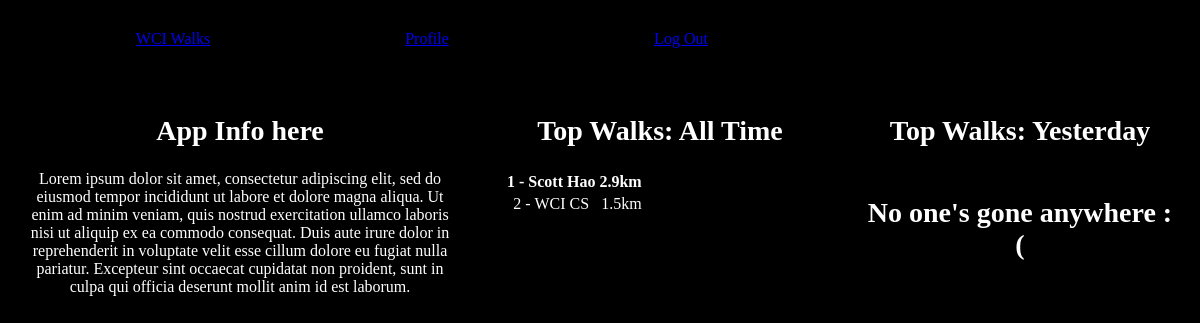
/ (signed in), run on the app's committed database.
### tables this page shows
CREATE TABLE users (
    id TEXT PRIMARY KEY,
    email TEXT UNIQUE NOT NULL,
    username TEXT NOT NULL,
    distance INTEGER NOT NULL,
    active TINYINT DEFAULT 1
);

### application/controllers/index.py (the view)
@bp.route('/', methods=('GET',))
def home():
    db = database.get_db()
    total = db.execute(
        'SELECT * FROM total'
    ).fetchone()
    return render_template(
        'index.html',
        alltimeleaderboard=get_all_time_leaderboard(),
        yesterdayleaderboard=get_day_leaderboard(datetime.date.today()-datetime.timedelta(days=1)),
        total=total
    )

### application/models/database.py (called while the page is built)
def get_db():
    if 'db' not in g:
        g.db = sqlite3.connect(
            current_app.config['DB'], detect_types=sqlite3.PARSE_DECLTYPES
        )
        g.db.row_factory = sqlite3.Row
    return g.db

def teardown_db(err=None):
    db = g.pop('db', None)
    if db is not None:
        db.close()

### application/models/user.py (called while the page is built)
@login_manager.user_loader
def load_user(userid):
    db = database.get_db()
    user = db.execute(
        'SELECT * FROM users WHERE id=?', (userid,)
    ).fetchone()
    if not user:
        return None
    return User(
        user['id'],
        user['email'],
        user['username'],
        user['distance'],
        user['active']
    )

### application/templates/utils.py (called while the page is built)
def get_all_time_leaderboard():
    db = database.get_db()
    userdistances = db.execute(
        "SELECT username, distance FROM users;"
    ).fetchall()
    userdistances.sort(key=lambda user: user[1], reverse=True)
    return userdistances[:15]

def get_day_leaderboard(date):
    db = database.get_db()
    userdistances = db.execute(
        "SELECT username, distance FROM walks WHERE walkdate=?;", (date,)
    ).fetchall()
    userdistances.sort(key=lambda user: user[1], reverse=True)
    return userdistances[:10]

### application/templates/index.html
{% extends "utils/layout.html" %}
{% block body %}
    <div class='columns'>
        <div class="column appinfo">
            <h2>App Info here</h2>
            <p>Lorem ipsum dolor sit amet,
                consectetur adipiscing elit,
                sed do eiusmod tempor incididunt
                ut labore et dolore magna aliqua.
                Ut enim ad minim veniam, quis
                nostrud exercitation ullamco
                laboris nisi ut aliquip ex ea
                commodo consequat. Duis aute irure
                dolor in reprehenderit in
                voluptate velit esse cillum dolore
                eu fugiat nulla pariatur.
                Excepteur sint occaecat cupidatat
                non proident, sunt in culpa qui
                officia deserunt mollit anim id
                est laborum.</p>
        </div>
        <div class="column leaderboard">
            <h2>Top Walks: All Time</h2>
            <table>
                {% if alltimeleaderboard|length > 0 and alltimeleaderboard[0][1] > 0 %}
                    <tr class="bold"><td>1 - {{alltimeleaderboard[0][0]}}</td><td class="d">{{alltimeleaderboard[0][1]}}km</td></tr>
                    {% for i in range(1, [alltimeleaderboard|length, 21] | min) %}
                        {% if alltimeleaderboard[i][1]>0 %}<tr><td>{{i+1}} - {{alltimeleaderboard[i][0]}}</td><td class="d">{{alltimeleaderboard[i][1]}}km</td></tr>{% endif %}
                    {% endfor %}
                {% else %}
                    <tr><td><h2>No one went anywhere yesterday.</h2></td></tr>
                {% endif %}
            </table>
        </div>
        <div class="column leaderboard">
            <h2>Top Walks: Yesterday</h2>
            <table>
                {% if yesterdayleaderboard|length > 0 and yesterdayleaderboard[0][1] > 0 %}
                    <tr class="bold"><td>1 - {{yesterdayleaderboard[0][0]}}</td><td class="d">{{yesterdayleaderboard[0][1]}}km</td></tr>
                    {% for i in range(1, [yesterdayleaderboard|length, 21] | min) %}
                        {% if yesterdayleaderboard[i][1]>0 %}<tr><td>{{i+1}} - {{yesterdayleaderboard[i][0]}}</td><td class="d">{{yesterdayleaderboard[i][1]}}km</td></tr>{% endif %}
                    {% endfor %}
                {% else %}
                    <tr><td><h2>No one's gone anywhere :(</h2></td></tr>
                {% endif %}
            </table>
        </div>
    </div>
{% endblock %}

### application/static/style.css (style rules this page uses)
body { margin: 0; padding: 0; background-color: black; color: white; }
h2 { font-size: 1.75em; }
.columns { margin: 20px 0; overflow: auto; text-align: center; }
.column { box-sizing: border-box; margin: 0; padding: 2%; float: left; text-align: center; }
.appinfo { width: 40%; min-width: 200px; }
.leaderboard { width: 30%; min-width: 200px; }
.bold { font-weight: bold; }
.d { float: right; }

### data on the page
users: username "Scott Hao", distance "2.9"
users: username "WCI CS", distance "1.5"

### other printed values
{{ i+1 }} "2"
